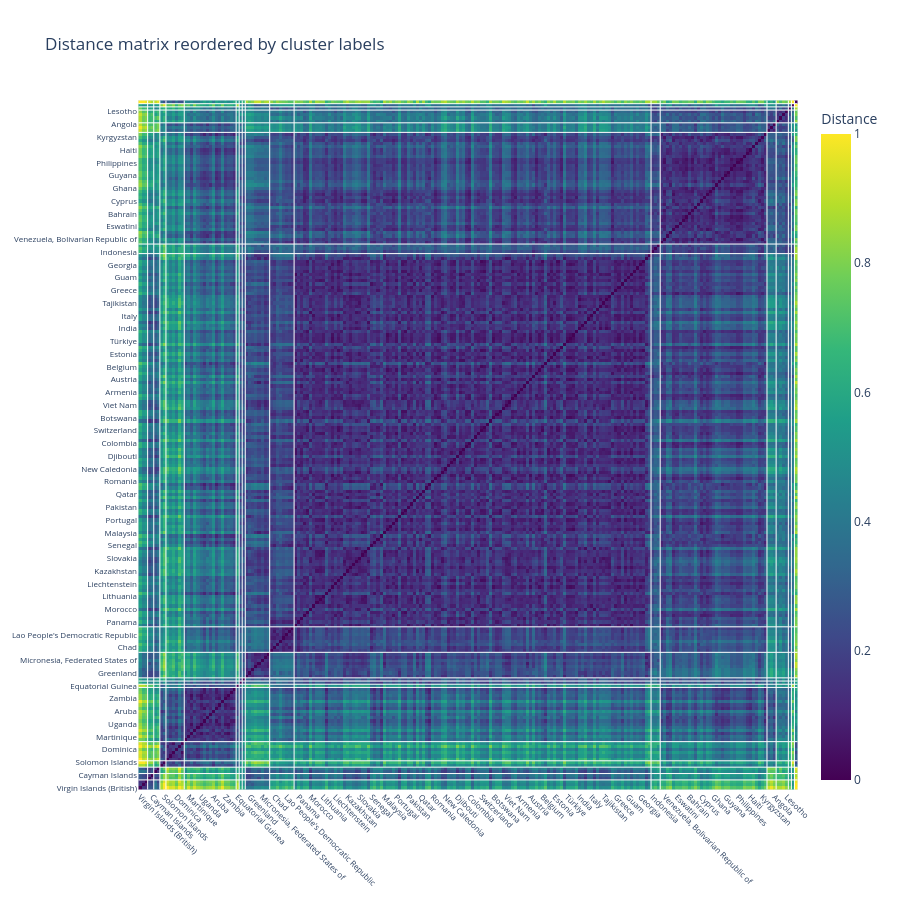

Notebook source saved alongside this figure:
### Code cell
fig = go.Figure(
    data=go.Heatmap(
        z=D_ordered,
        x=names_ordered,
        y=names_ordered,
        colorscale="Viridis",
        colorbar=dict(title="Distance"),
        hovertemplate="Row: %{y}<br>Col: %{x}<br>Dist: %{z:.3f}<extra></extra>"
    )
)

fig.update_layout(
    title="Distance matrix reordered by cluster labels",
    xaxis=dict(
        tickangle=45,
        tickfont=dict(size=8),
        automargin=True
    ),
    yaxis=dict(
        tickfont=dict(size=8),
        automargin=True
    ),
    width=900,
    height=900
)
# cluster boundaries
changes = np.where(np.diff(labels_ordered) != 0)[0] + 1

for c in changes:
    fig.add_shape(
        type="line",
        x0=-0.5, x1=len(names_ordered)-0.5,
        y0=c-0.5, y1=c-0.5,
        line=dict(color="white", width=1)
    )
    fig.add_shape(
        type="line",
        x0=c-0.5, x1=c-0.5,
        y0=-0.5, y1=len(names_ordered)-0.5,
        line=dict(color="white", width=1)
    )

fig.show()

### Figure 1 — Plotly figure (JSON) as saved in the notebook; plotly's stock layout.template omitted (floating-point values rounded to 4 significant figures; data arrays with more than 128 entries replaced by an {"elided": "..."} marker saying what was removed)
{"data": [{"colorbar": {"title": {"text": "Distance"}}, "colorscale": [[0.0, "#440154"], [0.1111, "#482878"], [0.2222, "#3e4989"], [0.3333, "#31688e"], [0.4444, "#26828e"], [0.5556, "#1f9e89"], [0.6667, "#35b779"], [0.7778, "#6ece58"], [0.8889, "#b5de2b"], [1.0, "#fde725"]], "hovertemplate": "Row: %{y}<br>Col: %{x}<br>Dist: %{z:.3f}<extra></extra>", "x": {"elided": "216 str values"}, "y": {"elided": "216 str values"}, "z": {"elided": "216x216 float values"}, "type": "heatmap"}], "layout": {"xaxis": {"tickfont": {"size": 8}, "tickangle": 45, "automargin": true}, "yaxis": {"tickfont": {"size": 8}, "automargin": true}, "title": {"text": "Distance matrix reordered by cluster labels"}, "width": 900, "height": 900, "shapes": [{"line": {"color": "white", "width": 1}, "type": "line", "x0": -0.5, "x1": 215.5, "y0": 2.5, "y1": 2.5}, {"line": {"color": "white", "width": 1}, "type": "line", "x0": 2.5, "x1": 2.5, "y0": -0.5, "y1": 215.5}, {"line": {"color": "white", "width": 1}, "type": "line", "x0": -0.5, "x1": 215.5, "y0": 4.5, "y1": 4.5}, {"line": {"color": "white", "width": 1}, "type": "line", "x0": 4.5, "x1": 4.5, "y0": -0.5, "y1": 215.5}, {"line": {"color": "white", "width": 1}, "type": "line", "x0": -0.5, "x1": 215.5, "y0": 6.5, "y1": 6.5}, {"line": {"color": "white", "width": 1}, "type": "line", "x0": 6.5, "x1": 6.5, "y0": -0.5, "y1": 215.5}, {"line": {"color": "white", "width": 1}, "type": "line", "x0": -0.5, "x1": 215.5, "y0": 8.5, "y1": 8.5}, {"line": {"color": "white", "width": 1}, "type": "line", "x0": 8.5, "x1": 8.5, "y0": -0.5, "y1": 215.5}, {"line": {"color": "white", "width": 1}, "type": "line", "x0": -0.5, "x1": 215.5, "y0": 14.5, "y1": 14.5}, {"line": {"color": "white", "width": 1}, "type": "line", "x0": 14.5, "x1": 14.5, "y0": -0.5, "y1": 215.5}, {"line": {"color": "white", "width": 1}, "type": "line", "x0": -0.5, "x1": 215.5, "y0": 31.5, "y1": 31.5}, {"line": {"color": "white", "width": 1}, "type": "line", "x0": 31.5, "x1": 31.5, "y0": -0.5, "y1": 215.5}, {"line": {"color": "white", "width": 1}, "type": "line", "x0": -0.5, "x1": 215.5, "y0": 32.5, "y1": 32.5}, {"line": {"color": "white", "width": 1}, "type": "line", "x0": 32.5, "x1": 32.5, "y0": -0.5, "y1": 215.5}, {"line": {"color": "white", "width": 1}, "type": "line", "x0": -0.5, "x1": 215.5, "y0": 33.5, "y1": 33.5}, {"line": {"color": "white", "width": 1}, "type": "line", "x0": 33.5, "x1": 33.5, "y0": -0.5, "y1": 215.5}, {"line": {"color": "white", "width": 1}, "type": "line", "x0": -0.5, "x1": 215.5, "y0": 34.5, "y1": 34.5}, {"line": {"color": "white", "width": 1}, "type": "line", "x0": 34.5, "x1": 34.5, "y0": -0.5, "y1": 215.5}, {"line": {"color": "white", "width": 1}, "type": "line", "x0": -0.5, "x1": 215.5, "y0": 42.5, "y1": 42.5}, {"line": {"color": "white", "width": 1}, "type": "line", "x0": 42.5, "x1": 42.5, "y0": -0.5, "y1": 215.5}, {"line": {"color": "white", "width": 1}, "type": "line", "x0": -0.5, "x1": 215.5, "y0": 50.5, "y1": 50.5}, {"line": {"color": "white", "width": 1}, "type": "line", "x0": 50.5, "x1": 50.5, "y0": -0.5, "y1": 215.5}, {"line": {"color": "white", "width": 1}, "type": "line", "x0": -0.5, "x1": 215.5, "y0": 167.5, "y1": 167.5}, {"line": {"color": "white", "width": 1}, "type": "line", "x0": 167.5, "x1": 167.5, "y0": -0.5, "y1": 215.5}, {"line": {"color": "white", "width": 1}, "type": "line", "x0": -0.5, "x1": 215.5, "y0": 170.5, "y1": 170.5}, {"line": {"color": "white", "width": 1}, "type": "line", "x0": 170.5, "x1": 170.5, "y0": -0.5, "y1": 215.5}, {"line": {"color": "white", "width": 1}, "type": "line", "x0": -0.5, "x1": 215.5, "y0": 205.5, "y1": 205.5}, {"line": {"color": "white", "width": 1}, "type": "line", "x0": 205.5, "x1": 205.5, "y0": -0.5, "y1": 215.5}, {"line": {"color": "white", "width": 1}, "type": "line", "x0": -0.5, "x1": 215.5, "y0": 208.5, "y1": 208.5}, {"line": {"color": "white", "width": 1}, "type": "line", "x0": 208.5, "x1": 208.5, "y0": -0.5, "y1": 215.5}, {"line": {"color": "white", "width": 1}, "type": "line", "x0": -0.5, "x1": 215.5, "y0": 212.5, "y1": 212.5}, {"line": {"color": "white", "width": 1}, "type": "line", "x0": 212.5, "x1": 212.5, "y0": -0.5, "y1": 215.5}, {"line": {"color": "white", "width": 1}, "type": "line", "x0": -0.5, "x1": 215.5, "y0": 213.5, "y1": 213.5}, {"line": {"color": "white", "width": 1}, "type": "line", "x0": 213.5, "x1": 213.5, "y0": -0.5, "y1": 215.5}, {"line": {"color": "white", "width": 1}, "type": "line", "x0": -0.5, "x1": 215.5, "y0": 214.5, "y1": 214.5}, {"line": {"color": "white", "width": 1}, "type": "line", "x0": 214.5, "x1": 214.5, "y0": -0.5, "y1": 215.5}]}}
